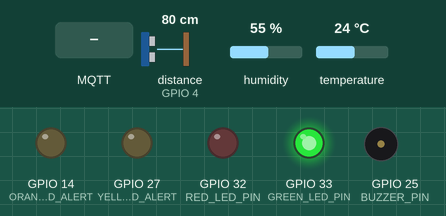
A sketch run on a simulated ESP32. Parts: output pins drawn as LEDs (lit = HIGH), buzzer (waves = sounding). Wiring (inferred from the names in the program): ultrasonic range finder: trigger GPIO 2; echo GPIO 4. The test bench sets the inputs (shaded band); at power-on: distance to the obstacle (sensor on GPIO 4) 80 cm, humidity 55 %, temperature 24 °C. The echo pulse lasts 58.3 µs per cm; WiFi joins after 1.5 s; servers stay silent unless stated; no MQTT or app messages arrive unless stated; pins used as bus, display or sensor lines are not drawn; what the sketch prints to the serial monitor is not drawn.

Above: at 2.7 s.
2.8 s: MQTT message "BUZZER_ON" arrives on the first subscribed topic
At 4.2 s:
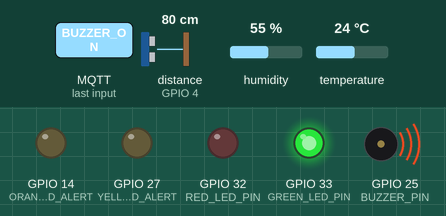
8.8 s: distance to the obstacle (sensor on GPIO 4) set to 56 cm
12.3 s: distance to the obstacle (sensor on GPIO 4) set to 46 cm
At 14.4 s:
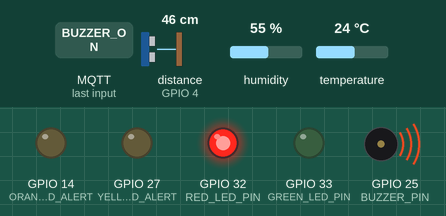
18.3 s: distance to the obstacle (sensor on GPIO 4) set to 120 cm
At 20.5 s:
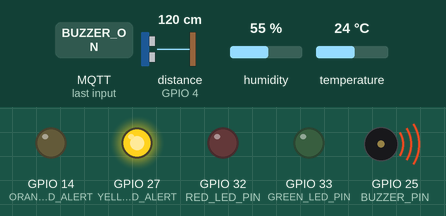
24.3 s: distance to the obstacle (sensor on GPIO 4) set to 198 cm
27.8 s: distance to the obstacle (sensor on GPIO 4) set to 205 cm
At 30.6 s:
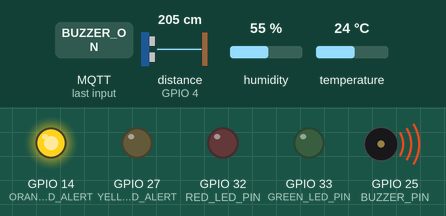
Timing chart, 0 to 34.8 s (numbered marks = the images above; inputs shaded):
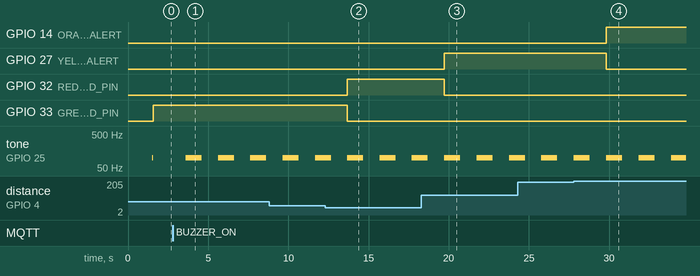

The sketch:

UltrasonicDistanceSensor.ino
```cpp
#include <PubSubClient.h>
#include <WiFi.h>
#include <DHT.h>

#define ON 1
#define OFF 0
#define DHTTYPE DHT22

const char* ssid = "Wokwi-GUEST";
const char* password = "";
WiFiClient espClient;

const char* mqttServer = "mqtt.netpie.io";
const int mqttPort = 1883;
const char* clientID = "93c35b34-a81f-460a-9f84-012b4d267221";
const char* mqttUser = "99wVJvnLUaYN6RD8goHSwrZnCY3okhsF";
const char* mqttPassword = "3bjr8T86aZSfCifqrnu2uP8EMbSF3k8Y";
const char* topic_pub = "@shadow/data/update";
const char* topic_sub = "@msg/lab_ict_kps/command";

PubSubClient client(espClient);

const int RED_LED_PIN = 32;
const int GREEN_LED_PIN = 33;
const int BUZZER_PIN = 25;
const int YELLOW_LED_ALERT = 27;
const int ORANGE_LED_ALERT = 14;
const int DHT_PIN = 26;
DHT dht(DHT_PIN, DHTTYPE);
const int LDR_SENSOR = 13;
const int TEMP_SENSOR = 12;

int luxThreshold = 100;
int redLED_status = OFF, greenLED_status = OFF, buzzer_status = OFF;

const int trigPin = 2;
const int echoPin = 4;
const int ledPin = 13;

void setup_wifi() {
  delay(10);
  Serial.println();
  Serial.print("Connecting to ");
  Serial.println(ssid);

  WiFi.begin(ssid, password);

  while (WiFi.status() != WL_CONNECTED) {
    delay(500);
    Serial.print(".");
  }

  Serial.println();
  Serial.println("WiFi connected");
  Serial.println("IP address: ");
  Serial.println(WiFi.localIP());
}

void reconnectMQTT() {
  char mqttinfo[80];
  snprintf(mqttinfo, 75, "Attempting MQTT connection at %s:%d (%s/%s)...", mqttServer, mqttPort, mqttUser, mqttPassword);
  while (!client.connected()) {
    Serial.println(mqttinfo);
    String clientId = clientID;
    if (client.connect(clientId.c_str(), mqttUser, mqttPassword)) {
      Serial.println("...Connected");
      client.subscribe(topic_sub);
    } else {
      Serial.print("failed, rc=");
      Serial.print(client.state());
      Serial.println(" try again in 5 seconds");
      delay(5000);
    }
  }
}

void messageReceivedCallback(char* topic, byte* payload, unsigned int length) {
  char payloadMsg[80];

  Serial.print("Message arrived in topic: ");
  Serial.println(topic);
  Serial.print("Message:");
  for (int i = 0; i < length; i++) {
    Serial.print((char)payload[i]);
    payloadMsg[i] = (char)payload[i];
  }
  payloadMsg[length] = '\0';
  Serial.println();
  Serial.println("-----------------------");
  processMessage(payloadMsg);
}

void processMessage(String recvCommand) {
  if (recvCommand == "RED_ON") {
    digitalWrite(RED_LED_PIN, HIGH);
    redLED_status = ON;
  } else if (recvCommand == "RED_OFF") {
    digitalWrite(RED_LED_PIN, LOW);
    redLED_status = OFF;
  } else if (recvCommand == "GREEN_ON") {
    digitalWrite(GREEN_LED_PIN, HIGH);
    greenLED_status = ON;
  } else if (recvCommand == "GREEN_OFF") {
    digitalWrite(GREEN_LED_PIN, LOW);
    greenLED_status = OFF;
  } else if (recvCommand == "BUZZER_ON") {
    buzzer_status = ON;
  } else if (recvCommand == "BUZZER_OFF") {
    buzzer_status = OFF;
  }
}

void setup() {
  Serial.begin(115200);
  setup_wifi();
  client.setServer(mqttServer, mqttPort);
  client.setCallback(messageReceivedCallback);
  pinMode(RED_LED_PIN, OUTPUT);
  pinMode(GREEN_LED_PIN, OUTPUT);
  redLED_status = OFF;
  greenLED_status = OFF;
  buzzer_status = OFF;
  digitalWrite(RED_LED_PIN, LOW);
  digitalWrite(GREEN_LED_PIN, LOW);
  tone(BUZZER_PIN, 100, 1000);

  pinMode(YELLOW_LED_ALERT, OUTPUT);
  digitalWrite(YELLOW_LED_ALERT, LOW);
  pinMode(ORANGE_LED_ALERT, OUTPUT);
  digitalWrite(YELLOW_LED_ALERT, LOW);

  pinMode(LDR_SENSOR, INPUT);
  pinMode(TEMP_SENSOR, OUTPUT);

  pinMode(trigPin, OUTPUT);
  pinMode(echoPin, INPUT);
  pinMode(ledPin, OUTPUT);
}

void loop() {
  if (!client.connected()) {
    reconnectMQTT();
  }
  client.loop();

  dht.read();
  float t = dht.readTemperature();
  float h = dht.readHumidity();

  digitalWrite(trigPin, LOW);
  delayMicroseconds(2);
  digitalWrite(trigPin, HIGH);
  delayMicroseconds(10);
  digitalWrite(trigPin, LOW);

  long duration = pulseIn(echoPin, HIGH);
  float distance_cm = duration * 0.034 / 2;

  String distanceStatus;

  if (distance_cm < 50) {
    distanceStatus = "Too Close";
    digitalWrite(ORANGE_LED_ALERT, LOW);
    digitalWrite(RED_LED_PIN, HIGH);
    digitalWrite(YELLOW_LED_ALERT, LOW);
    digitalWrite(GREEN_LED_PIN, LOW);
  } else if (distance_cm < 100) {
    distanceStatus = "Near";
    digitalWrite(ORANGE_LED_ALERT, LOW);
    digitalWrite(RED_LED_PIN, LOW);
    digitalWrite(YELLOW_LED_ALERT, LOW);
    digitalWrite(GREEN_LED_PIN, HIGH);
  } else if (distance_cm < 200) {
    distanceStatus = "Safe";
    digitalWrite(ORANGE_LED_ALERT, LOW);
    digitalWrite(RED_LED_PIN, LOW);
    digitalWrite(YELLOW_LED_ALERT, HIGH);
    digitalWrite(GREEN_LED_PIN, LOW);
  } else if (distance_cm < 300) {
    distanceStatus = "Far";
    digitalWrite(ORANGE_LED_ALERT, HIGH);
    digitalWrite(RED_LED_PIN, LOW);
    digitalWrite(YELLOW_LED_ALERT, LOW);
    digitalWrite(GREEN_LED_PIN, LOW);
  } else if (distance_cm < 400) {
    distanceStatus = "Very Far";
    digitalWrite(ORANGE_LED_ALERT, LOW);
    digitalWrite(RED_LED_PIN, LOW);
    digitalWrite(YELLOW_LED_ALERT, LOW);
    digitalWrite(GREEN_LED_PIN, LOW);
  }

  String publishMessage = "{\"data\": {\"buzzer\": " + String(buzzer_status) +
                          ",\"temperature\": " + String(t) +
                          ", \"humidity\": " + String(h) +
                          ", \"ultrasonic_distance\": " + String(distance_cm) +
                          ", \"distance_status\": \"" + distanceStatus + "\"}}";

  Serial.println(publishMessage);
  client.publish(topic_pub, publishMessage.c_str());

  if (buzzer_status == ON) {
    tone(BUZZER_PIN, 100, 1000);
  } else if (buzzer_status == OFF) {
    noTone(BUZZER_PIN);
  }

  delay(2000);
}
```

Measured:
- the behaviour switches between 51 and 50 cm on distance to the obstacle (sensor on GPIO 4) (found by bisection; images 1 and 2)
- the behaviour switches between 201 and 202 cm on distance to the obstacle (sensor on GPIO 4) (found by bisection; images 3 and 4)
- after the input at 2.8 s, tone on GPIO 25 (BUZZER_PIN): alternates 100 Hz for 1.0 s and silent for 1.0 s, starting after 0.80 s
- after the input at 12.3 s, GPIO 32 (RED_LED_PIN): LOW → HIGH after 1.4 s; GPIO 33 (GREEN_LED_PIN): HIGH → LOW after 1.4 s
- after the input at 18.3 s, GPIO 27 (YELLOW_LED_ALERT): LOW → HIGH after 1.4 s; GPIO 32 (RED_LED_PIN): HIGH → LOW after 1.4 s
- after the input at 27.8 s, GPIO 14 (ORANGE_LED_ALERT): LOW → HIGH after 2.0 s; GPIO 27 (YELLOW_LED_ALERT): HIGH → LOW after 2.0 s
